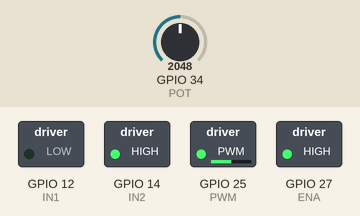
This sketch was run on a simulated ESP32. Shown: switched loads named in the sketch (green lamp = pin HIGH). Inputs (shaded band) come from the test bench; at power-on: GPIO 34 (POT) = 2048 (analog values on the 0–4095 scale). The ROS host is connected and sends only what is stated.

Above: at 1.2 s.
1.3 s: GPIO 34 (POT) set to 2866
At 2.4 s:
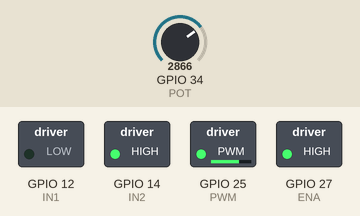
2.8 s: GPIO 34 (POT) set to 3603
At 3.6 s:
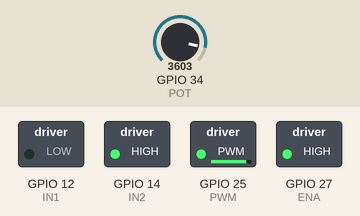
4.3 s: GPIO 34 (POT) set to 491
At 4.7 s:
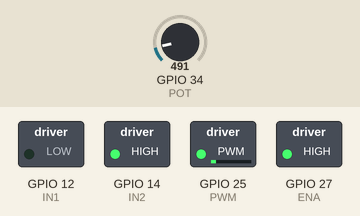
5.8 s: GPIO 34 (POT) set to 0
At 7.1 s:
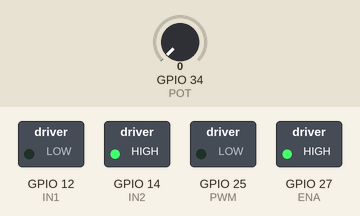
Timing chart, 0 to 8.3 s (numbered marks = the images above; inputs shaded):
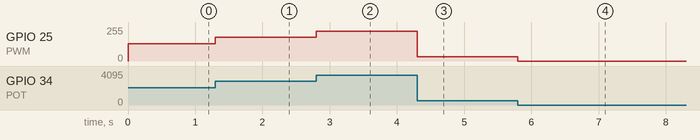

The sketch:

Micro_ros.ino
```cpp
#include <micro_ros_arduino.h>
#include <rcl/rcl.h>
#include <rclc/rclc.h>
#include <rmw_microros/rmw_microros.h>
#include <std_msgs/msg/int32.h>

#define POT 34
#define PWM 25
#define ENA 27
#define IN1 12
#define IN2 14
#define FREQ 5000
#define BITS 12

rclc_support_t sup;
rcl_allocator_t alloc;
rcl_node_t nd;
rcl_publisher_t pub;
std_msgs__msg__Int32 val;

bool ok = false;
unsigned long t1 = 0;
unsigned long t2 = 0;

void setPwm(uint32_t d) {
#if ESP_ARDUINO_VERSION_MAJOR >= 3
  ledcWrite(PWM, d);
#else
  ledcWrite(0, d);
#endif
}

bool startRos() {
  alloc = rcl_get_default_allocator();
  if (rclc_support_init(&sup, 0, NULL, &alloc) != RCL_RET_OK) return false;
  if (rclc_node_init_default(&nd, "esp32_motor_node", "", &sup) != RCL_RET_OK) return false;
  if (rclc_publisher_init_default(&pub, &nd, ROSIDL_GET_MSG_TYPE_SUPPORT(std_msgs, msg, Int32), "pot_raw") != RCL_RET_OK) return false;
  return true;
}

void setup() {
  pinMode(ENA, OUTPUT);
  pinMode(IN1, OUTPUT);
  pinMode(IN2, OUTPUT);
  digitalWrite(ENA, HIGH);
  digitalWrite(IN1, LOW);
  digitalWrite(IN2, HIGH);
  analogReadResolution(12);
#if ESP_ARDUINO_VERSION_MAJOR >= 3
  ledcAttach(PWM, FREQ, BITS);
#else
  ledcSetup(0, FREQ, BITS);
  ledcAttachPin(PWM, 0);
#endif
  set_microros_transports();
}

void loop() {
  int p = analogRead(POT);
  setPwm(p);
  unsigned long now = millis();
  if (!ok && now - t1 > 2000) {
    t1 = now;
    if (rmw_uros_ping_agent(50, 1) == RMW_RET_OK) {
      ok = startRos();
    }
  }
  if (ok && now - t2 >= 20) {
    t2 = now;
    val.data = p;
    rcl_publish(&pub, &val, NULL);
  }
}
```

Measured:
- after the input at 1.3 s, GPIO 25 (PWM): 128/255 → 178/255 at once
- after the input at 2.8 s, GPIO 25 (PWM): 178/255 → 224/255 at once
- after the input at 4.3 s, GPIO 25 (PWM): 224/255 → 31/255 at once
- after the input at 5.8 s, GPIO 25 (PWM): 31/255 → 0/255 at once
